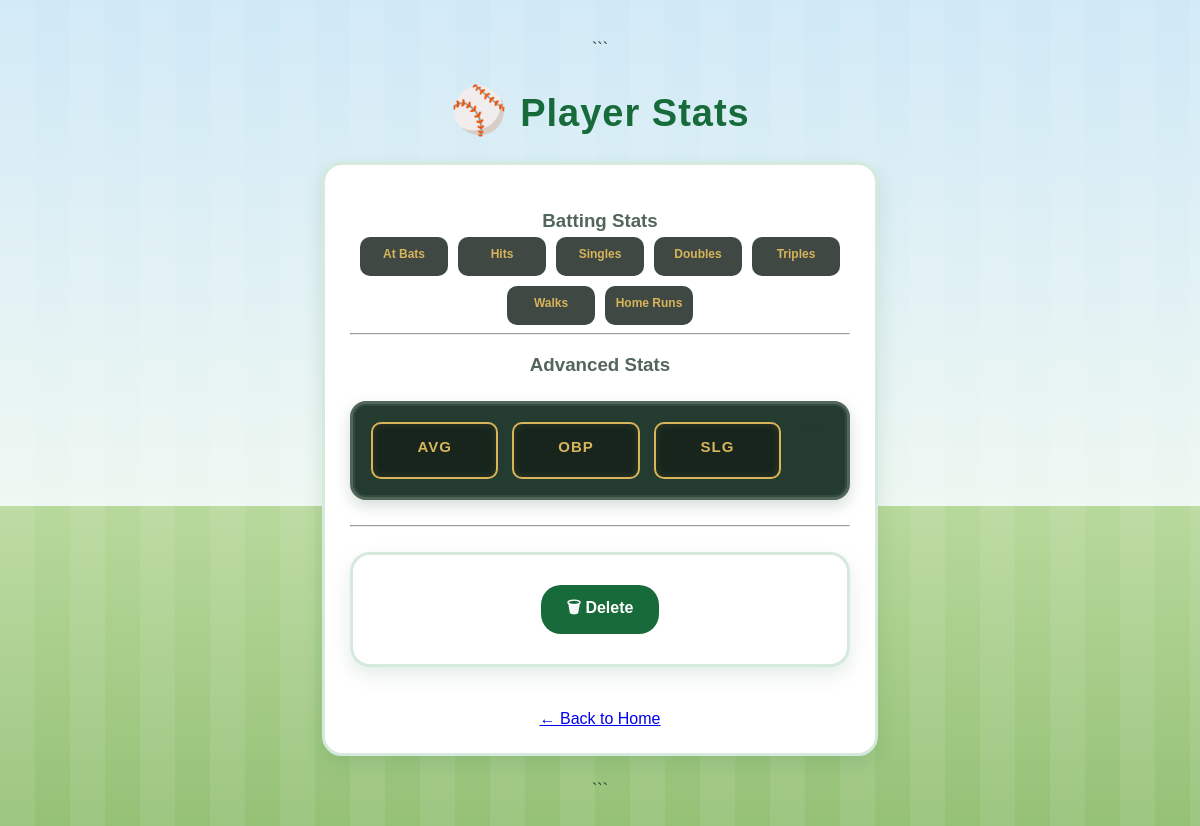
The page /player/4 on the database as committed earlier.
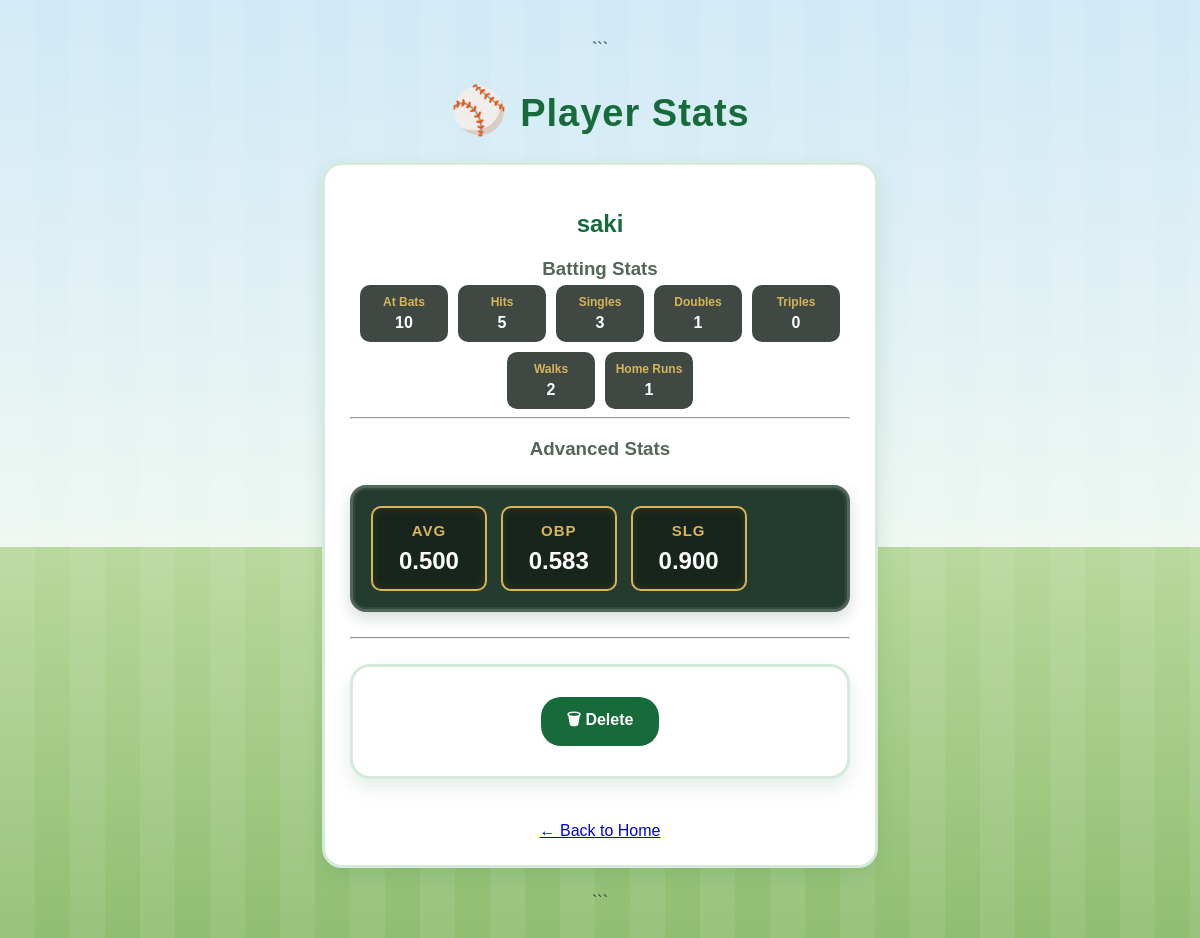
The same page on the database as committed later.
### tables this page shows
CREATE TABLE players(

    id INTEGER PRIMARY KEY AUTOINCREMENT,

    player TEXT,

    at_bats INTEGER,

    hits INTEGER,

    singles INTEGER,

    doubles INTEGER,

    triples INTEGER,

    walks INTEGER,

    home_runs INTEGER,

    average TEXT,

    obp TEXT,

    slg TEXT

, ops TEXT);

### app.py (the view)
@app.route("/player/<int:player_id>")
def player_detail(player_id):
    cursor.execute(
        """
        SELECT player, at_bats, hits, singles, doubles, triples,
           walks, home_runs, average, obp, slg, ops
        FROM players
        WHERE id = ?
        """,
        (player_id,)
    )
    player = cursor.fetchone()
    return render_template("player.html", player=player)

### templates/player.html (shortened to what this page needs)
<!DOCTYPE html>
<html lang="en">
<head>
    <link rel="stylesheet" href="{{ url_for('static', filename='style.css') }}">
</head>
<body>
```
<h1>⚾ Player Stats</h1>
<div class="result-card">
    <h2>{{ player[0] }}</h2>
    <h3>Batting Stats</h3>
    <div class="player-stats">
        <div>
            <span>At Bats</span>
            <strong>{{ player[1] }}</strong>
        </div>
        <div>
            <span>Hits</span>
            <strong>{{ player[2] }}</strong>
        </div>
        <div>
            <span>Singles</span>
            <strong>{{ player[3] }}</strong>
        </div>
        <div>
            <span>Doubles</span>
            <strong>{{ player[4] }}</strong>
        </div>
        <div>
            <span>Triples</span>
            <strong>{{ player[5] }}</strong>
        </div>
        <div>
            <span>Walks</span>
            <strong>{{ player[6] }}</strong>
        </div>
        <div>
            <span>Home Runs</span>
            <strong>{{ player[7] }}</strong>
        </div>
    </div>
    <hr>
    <h3>Advanced Stats</h3>
    <div class="scoreboard">
        <div class="stat-box">
            <h3>AVG</h3>
            <p>{{ player[8] }}</p>
        </div>
        <div class="stat-box">
            <h3>OBP</h3>
            <p>{{ player[9] }}</p>
        </div>
        <div class="stat-box">
            <h3>SLG</h3>
            <p>{{ player[10] }}</p>
        </div>
        <div>
            <strong>OPS</strong>
            <span>{{ player[11] }}
        </div>
    </div>
    <hr>
    <form action="{{ url_for('delete_player', player_id=request.view_args.player_id) }}" method="POST">
        <button type="submit">🗑 Delete</button>
    </form>
    <br>
    <a href="/">← Back to Home</a>
</div>
```
</body>
</html>

### static/style.css (style rules this page uses)
body { font-family: Arial, sans-serif; background: repeating-linear-gradient( to right, rgba(255, 255, 255, 0.08) 0px, rgba(255, 255, 255, 0.08) 35px, transparent 35px, transparent 70px ), linear-gradient( to bottom, #cfe9f7 0%, #eef7f1 57.5%, #b8d99c 57.5%, #8fbd70 100% ); text-align: center; margin: 40px; color: #243b2f; min-height: 100vh; }
h1 { color: #176b3a; font-size: 38px; margin-bottom: 8px; letter-spacing: 1px; }
h1::first-letter { font-size: 46px; }
form { background-color: white; max-width: 460px; margin: 25px auto; padding: 30px; border-radius: 20px; border: 3px solid #d5eadc; box-shadow: 0 8px 20px rgba(23, 107, 58, 0.12); }
button { padding: 11px 26px; font-size: 16px; font-weight: bold; color: white; background-color: #176b3a; border: none; border-radius: 20px; cursor: pointer; transition: 0.3s; }
.result-card { background-color: white; max-width: 500px; margin: 25px auto; padding: 25px; border-radius: 20px; border: 3px solid #d5eadc; box-shadow: 0 8px 20px rgba(23, 107, 58, 0.12); }
.result-card h2 { color: #176b3a; margin-bottom: 20px; }
.result-card h3 { color: #52665a; margin-bottom: 5px; }
.result-card h3 ::before { content: "⚾ "; }
.result-card p { font-size: 20px; font-weight: bold; color: #243b2f; }
.stat-box { background-color: #243b2f; color: white; width: 110px; padding: 12px 8px; border-radius: 10px; border: 3px solid #d8b45a; }
.stat-box h3 { color: #d8b45a; margin: 0 0 5px; font-size: 14px; }
.stat-box p { color: white; font-size: 24px; font-weight: bold; margin: 0; }
.scoreboard { display: flex; justify-content: center; gap: 14px; margin: 25px 0; padding: 18px; background-color: #243b2f; border-radius: 16px; border: 3px solid #52665a; box-shadow: 0 6px 15px rgba(23, 59, 47, 0.18), inset 0 0 0 2px #314c3e; }
.stat-box { background-color: #17251d; color: white; width: 105px; padding: 14px 10px; border-radius: 10px; border: 2px solid #d8b45a; box-shadow: inset 0 0 8px rgba(216, 180, 90, 0.15); transition: 0.3s; }
.stat-box h3 { color: #d8b45a; margin: 0 0 8px; font-size: 15px; letter-spacing: 1px; }
.player-stats { display: flex; flex-wrap: wrap; justify-content: center; gap: 10px; }
.player-stats div { background-color: #3f4843; color: white; padding: 10px; border-radius: 10px; width: 88px; box-sizing: border-box; }
.player-stats span { display: block; color: #d8b45a; font-size: 12px; font-weight: bold; }
.player-stats strong { display: block; margin-top: 5px; font-size: 16px; }

Rows that differ between the two databases and show on the page:
added players: player "saki", at_bats "10", hits "5", singles "3", doubles "1", triples "0", walks "2", home_runs "1", average "0.500", obp "0.583", slg "0.900"
